Frame 1 (no input): blank canvas, image omitted
Frame 60 (the mouse pressed at the canvas centre just before this capture): blank canvas, image omitted
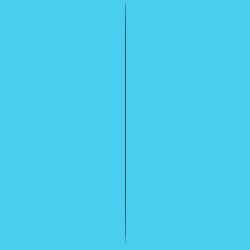
Frame 120 (the mouse held since frame 60 and released just before this capture)

The Processing sketch whose frames 1 and 60 were blank and that drew this single picture after the mouse press (run headless with seeded random() and noise(); from frame 60 on, the mouse is pressed at the canvas centre):

// Processing sketch: processing_18710
// ── processing_18710.pde

void setup(){
  size(250,250);
  background(74,206,237,230);
  smooth();
}
 
void draw(){
  if (mousePressed==true) {
  stroke(44,76,100,40);
  line(mouseX,random(0,250),mouseY,random(0,250));
  }
}
